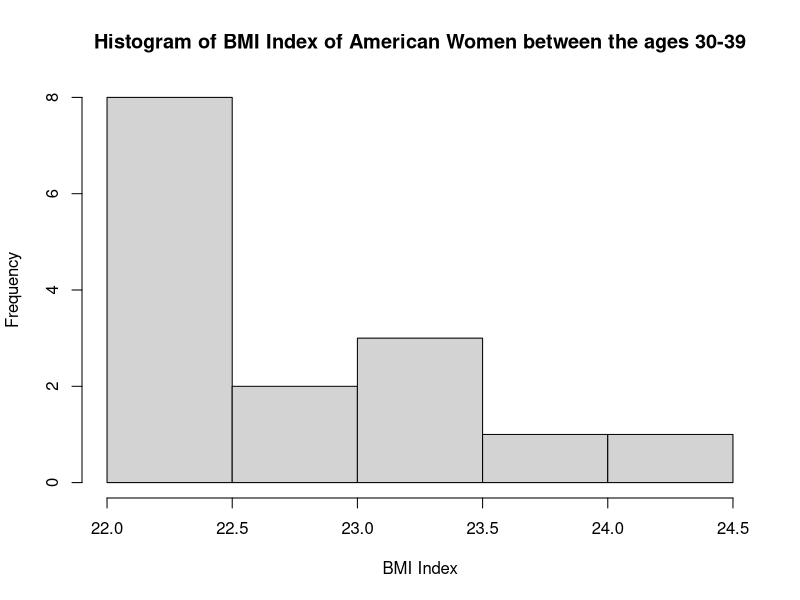

Recreate this plot in R.
## ---- chunk 1
hist(women$weight / (women$height)^2 * 703, main = "Histogram of BMI Index of American Women between the ages 30-39", ylab = "Frequency", xlab = "BMI Index")
